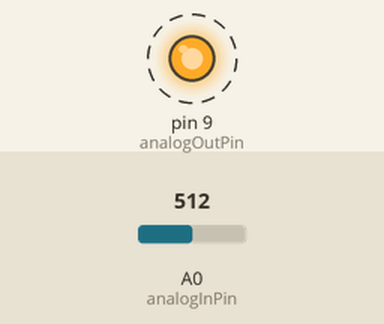
Recording of a sketch running on a simulated Arduino Uno, built with avr-gcc and run on an emulated ATmega328P. Shown: output pins drawn as LEDs (lit = HIGH). Dashed ring = blinking. Inputs (shaded band) come from the test bench; at power-on: A0 (analogInPin) = 512.

Above: at 0.2 s.
Timing chart, 0 to 3.0 s (numbered marks = the images above):
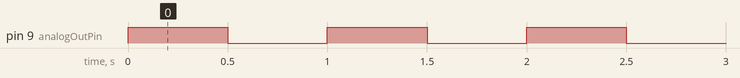

The sketch:

blink5.ino
```cpp
const int analogInPin = A0;  // Analog input pin that the potentiometer is attached to
const int analogOutPin = 9; // Analog output pin that the LED is attached to

int sensorValue = 0;        // value read from the pot
int outputValue = 0;        // value output to the PWM (analog out)

void setup() {
  // initialize serial communications at 9600 bps:
  Serial.begin(9600);
}

void loop() {
  sensorValue = analogRead(analogInPin);


  turnon(9);
  delay(5*100);
  turnoff(9);
  delay(5*100);

}

void turnon(int pin) {
  analogWrite(pin, 255);
}

void turnoff(int pin) {
  analogWrite(pin, 0);
}
```

Measured:
- by itself, pin 9 (analogOutPin): alternates HIGH for 0.50 s and LOW for 0.50 s
